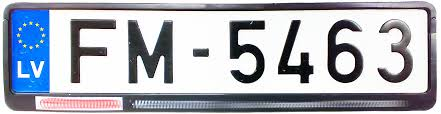
#> input picture OCRcnn/input/plate7.jpg, 441 x 114 px
$ python -i edge_contours_detection.py   (imports and definitions only)
#> lines starting #> are read from the running program, lines starting #| are printed output that depends on the picture; after the words box and inside, x2 and y2 are one past the last pixel; in counts of white or black regions, pixels touching at a corner belong together
from transform import four_point_transform
from skimage.filters import threshold_local
import argparse
import cv2
import imutils

def edge_detection(args):
#> called with args = 'input/plate7.jpg'
	print("STEP 1: Edge Detection")
	# load the image and compute the ratio of the old height to the new height, clone it, and resize it
	image = cv2.imread(args)
#> image is the input picture: shape (114, 441, 3); mean B, G, R 186.3, 176.7, 172.3
	image = imutils.resize(image, height = 500)
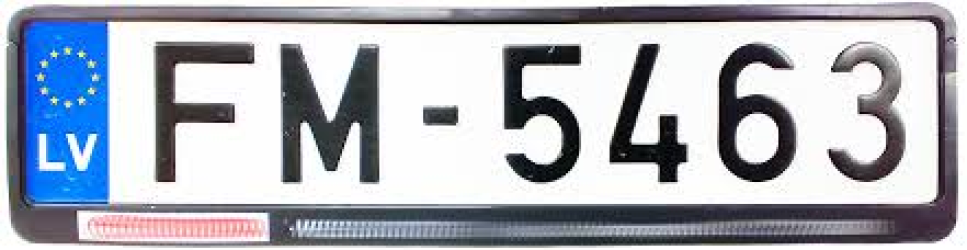
#> image: shape (500, 1934, 3) (shown at 1/2 size); mean B, G, R 186.2, 176.7, 172.3

	# convert the image to grayscale, blur it, and find edges in the image
	gray = cv2.cvtColor(image, cv2.COLOR_BGR2GRAY)
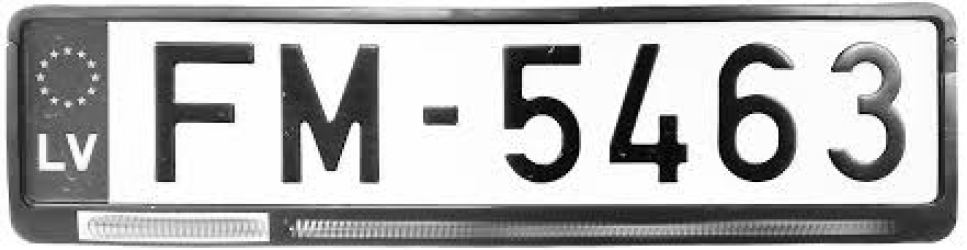
#> gray: shape (500, 1934) (shown at 1/2 size); min 0, max 255, mean 176.4
	gray = cv2.GaussianBlur(gray, (5, 5), 0)
	edged = cv2.Canny(gray, 75, 200)
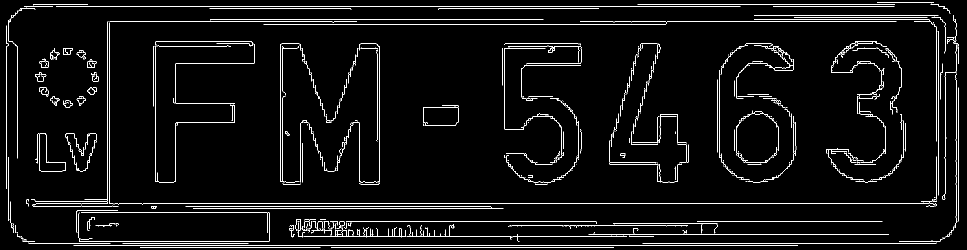
#> edged: shape (500, 1934) (shown at 1/2 size); 3.9% white in thin lines or dots

	# [5 lines of commented-out code are left out]

	return image, edged

# [68 lines left out: functions find_plate, transform_perspective, not called in this run]

# [8 lines not run here, left out]

>>> result = edge_detection('input/plate7.jpg')

$ run again, on OCRcnn/input/plate2.png
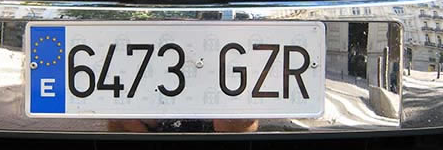
#> input picture OCRcnn/input/plate2.png, 443 x 150 px
#> in edge_detection, image is the input picture: shape (150, 443, 3); mean B, G, R 142.2, 138.4, 137.4
#> image: shape (500, 1476, 3)
#> in edge_detection, `gray = cv2.cvtColor(image, cv2.COLOR_BGR2GRAY)`:
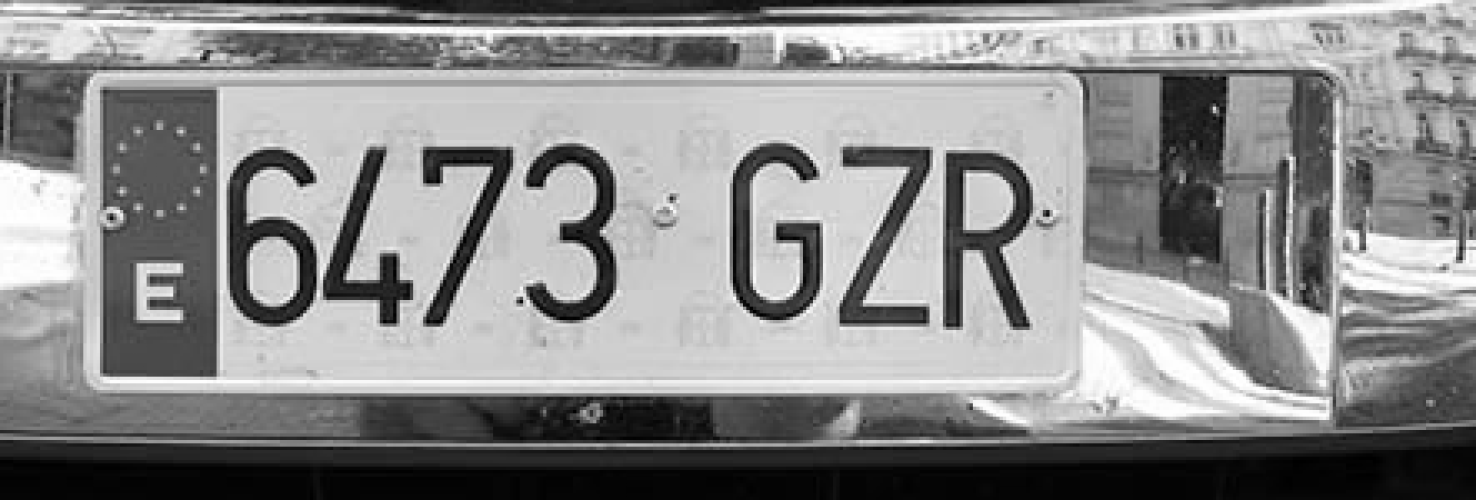
#> gray: shape (500, 1476); min 0, max 255, mean 138.5
#> in edge_detection, `edged = cv2.Canny(gray, 75, 200)`:
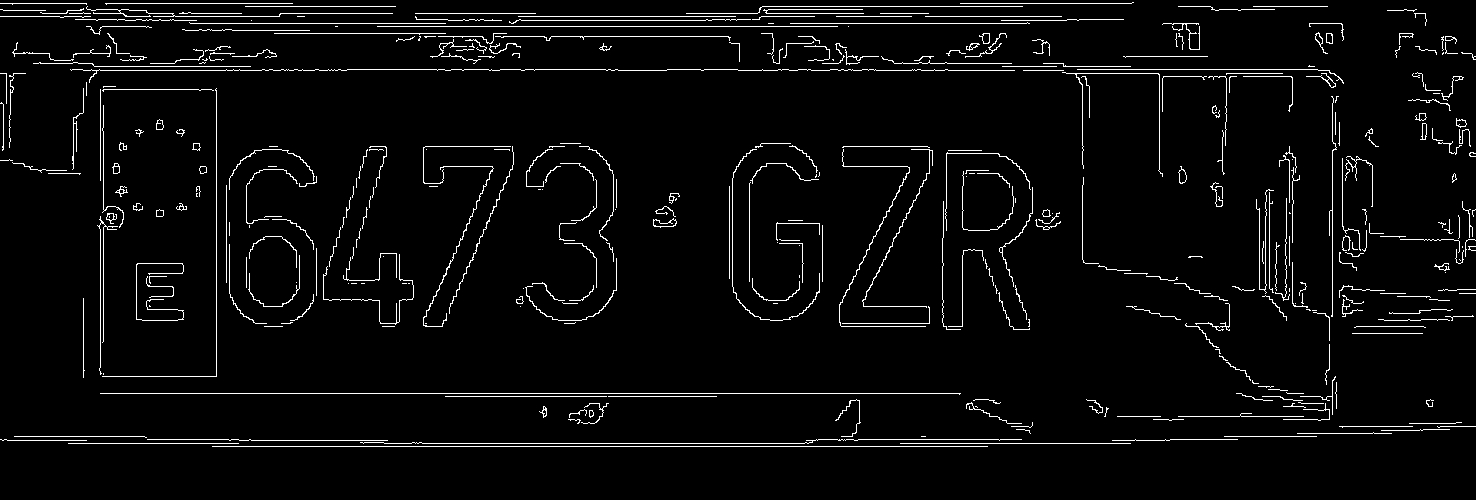
#> edged: shape (500, 1476); 3.8% white in thin lines or dots, all inside (x1, y1, x2, y2) = (0, 2, 1476, 447)
